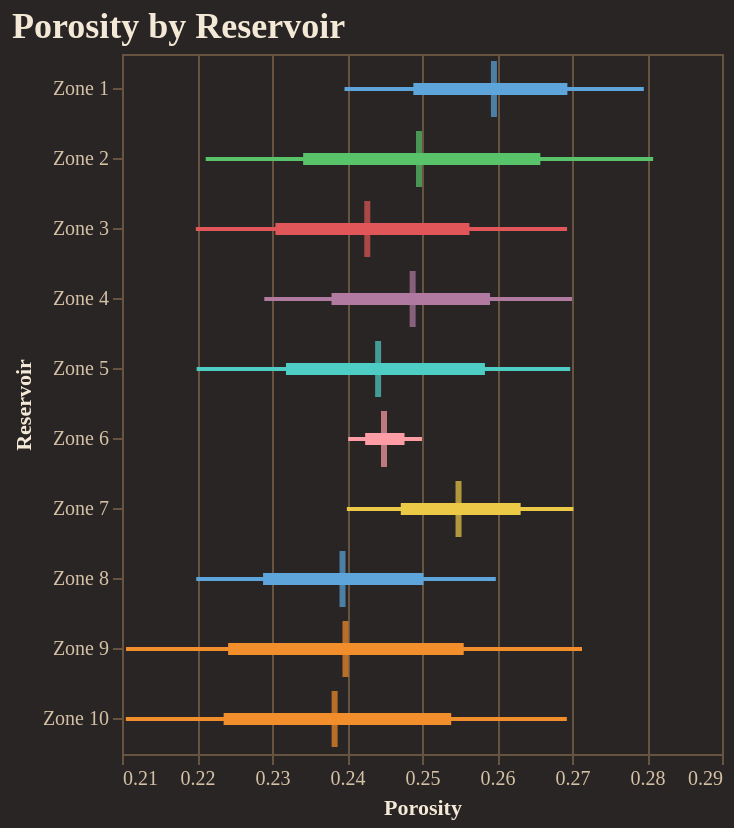

Notebook cell for this chart:
### Code cell
fig = reporter.plotter.forest_plot(
    "Porosity", 
    backend=PLOTTING_BACKEND
)
fig.show()

### Figure 1 — Vega-Lite specification as saved in the notebook (floating-point values rounded to 4 significant figures)
{"config": {"background": "#292524", "view": {"fill": "#292524", "stroke": "#665340"}, "title": {"color": "#f4e9d7", "font": "Merriweather", "fontSize": 18, "fontWeight": 600, "subtitleColor": "#d5c2a6", "anchor": "start"}, "axis": {"domainColor": "#665340", "gridColor": "#665340", "tickColor": "#665340", "labelColor": "#d5c2a6", "titleColor": "#f4e9d7", "labelFont": "Merriweather", "titleFont": "Merriweather"}, "legend": {"titleColor": "#f4e9d7", "labelColor": "#d5c2a6", "labelFont": "Merriweather", "titleFont": "Merriweather", "orient": "top-right", "symbolType": "circle"}, "header": {"labelColor": "#d5c2a6", "titleColor": "#f4e9d7", "labelFont": "Merriweather", "titleFont": "Merriweather"}, "mark": {"color": "#c78d3b"}, "line": {"color": "#c78d3b"}, "bar": {"color": "#c78d3b"}, "point": {"color": "#ddb06d"}, "area": {"color": "#c78d3b", "opacity": 0.35}, "text": {"color": "#f4e9d7", "font": "Merriweather"}, "range": {"category": ["#5DA5DA", "#F28E2B", "#59C36A", "#E15759", "#B07AA1", "#4ECDC4", "#FF9DA7", "#EDC948"]}}, "layer": [{"mark": {"type": "rule", "strokeWidth": 2}, "encoding": {"color": {"field": "group", "legend": null, "type": "nominal"}, "x": {"field": "p10", "scale": {"zero": false}, "title": "Porosity", "type": "quantitative"}, "x2": {"field": "p90"}, "y": {"field": "group", "sort": ["Zone 1", "Zone 2", "Zone 3", "Zone 4", "Zone 5", "Zone 6", "Zone 7", "Zone 8", "Zone 9", "Zone 10"], "title": "Reservoir", "type": "nominal"}}}, {"mark": {"type": "rule", "strokeWidth": 6}, "encoding": {"color": {"field": "group", "legend": null, "type": "nominal"}, "x": {"field": "p25", "scale": {"zero": false}, "title": "Porosity", "type": "quantitative"}, "x2": {"field": "p75"}, "y": {"field": "group", "sort": ["Zone 1", "Zone 2", "Zone 3", "Zone 4", "Zone 5", "Zone 6", "Zone 7", "Zone 8", "Zone 9", "Zone 10"], "title": "Reservoir", "type": "nominal"}}}, {"mark": {"type": "tick", "color": "black", "size": 28, "thickness": 3}, "encoding": {"color": {"field": "group", "legend": null, "type": "nominal"}, "tooltip": [{"field": "group", "title": "Group", "type": "nominal"}, {"field": "p10", "title": "P10", "type": "quantitative"}, {"field": "p25", "title": "P25", "type": "quantitative"}, {"field": "median", "title": "Median", "type": "quantitative"}, {"field": "p75", "title": "P75", "type": "quantitative"}, {"field": "p90", "title": "P90", "type": "quantitative"}], "x": {"field": "median", "scale": {"zero": false}, "title": "Porosity", "type": "quantitative"}, "y": {"field": "group", "sort": ["Zone 1", "Zone 2", "Zone 3", "Zone 4", "Zone 5", "Zone 6", "Zone 7", "Zone 8", "Zone 9", "Zone 10"], "title": "Reservoir", "type": "nominal"}}}], "data": {"name": "data-3e2529bc3f63d272fd76ab3b396c637a"}, "height": 350, "title": "Porosity by Reservoir", "width": "container", "$schema": "https://vega.github.io/schema/vega-lite/v5.20.1.json", "datasets": {"data-3e2529bc3f63d272fd76ab3b396c637a": [{"group": "Zone 1", "p10": 0.2397, "p25": 0.2488, "median": 0.2596, "p75": 0.2694, "p90": 0.2796}, {"group": "Zone 2", "p10": 0.2212, "p25": 0.2342, "median": 0.2496, "p75": 0.2658, "p90": 0.2808}, {"group": "Zone 3", "p10": 0.2198, "p25": 0.2305, "median": 0.2427, "p75": 0.2563, "p90": 0.2693}, {"group": "Zone 4", "p10": 0.229, "p25": 0.2379, "median": 0.2488, "p75": 0.2591, "p90": 0.27}, {"group": "Zone 5", "p10": 0.22, "p25": 0.2319, "median": 0.2441, "p75": 0.2584, "p90": 0.2698}, {"group": "Zone 6", "p10": 0.2402, "p25": 0.2424, "median": 0.2449, "p75": 0.2477, "p90": 0.25}, {"group": "Zone 7", "p10": 0.24, "p25": 0.2472, "median": 0.2549, "p75": 0.2632, "p90": 0.2702}, {"group": "Zone 8", "p10": 0.2199, "p25": 0.2288, "median": 0.2394, "p75": 0.2502, "p90": 0.2598}, {"group": "Zone 9", "p10": 0.2105, "p25": 0.2241, "median": 0.2398, "p75": 0.2556, "p90": 0.2713}, {"group": "Zone 10", "p10": 0.2105, "p25": 0.2236, "median": 0.2384, "p75": 0.2539, "p90": 0.2693}]}}
